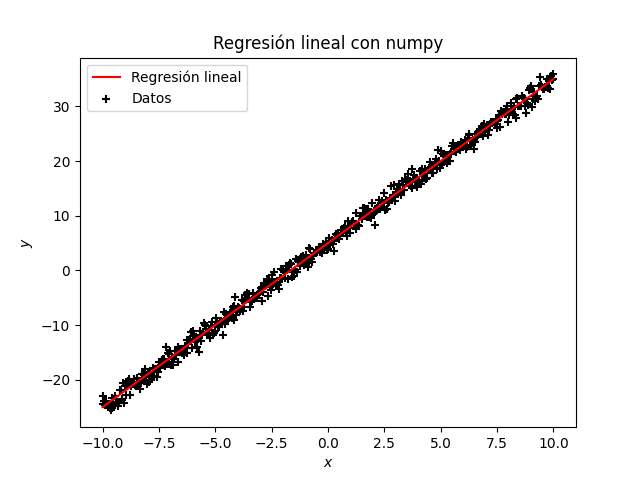

Reproduce this figure in Python.
#!/usr/bin/env python
# -*- coding: utf-8 -*-

import sys
import numpy as np
import time
import matplotlib.pyplot as plt

# Datos
archivo = sys.argv[1]
datos = np.genfromtxt(archivo, delimiter=',')

xs, ys = datos[:, 0], datos[:, 1]

# Medimos tiempo de inicio
start = time.time()


# Normalización de los datos
def normalizacion01(v):
    m, M = np.amin(v), np.amax(v)
    return (v - m) / (M - m)


xs_normal = normalizacion01(xs)
ys_normal = normalizacion01(ys)

# Representación matricial de los datos
X = np.column_stack((np.ones_like(xs_normal), xs_normal))
Y = ys_normal[:, np.newaxis]

# Inicialización de los parámetros a aprender
# Para mejorar el rendimiento del algoritmo se eligen dos puntos al azar
# dentro del conjunto de datos y se inicializan los parámetros tomando los
# de la recta que pasa por ellos.
W = np.array([0, 0])[:, np.newaxis]
# Índices aleatorios (distintos)
i0 = np.random.randint(0, len(xs_normal))
i1 = np.random.randint(0, len(xs_normal))
while i1 == i0:
    i1 = np.random.randint(0, len(xs_normal))
# Selección de puntos aleatorios
P0 = (xs_normal[i0], ys_normal[i0])
P1 = (xs_normal[i1], ys_normal[i1])
# Pendiente inicial
W[1] = (ys_normal[i0] - ys_normal[i1]) / (xs_normal[i0] - xs_normal[i1])
# Intersección inicial
W[0] = ys_normal[i0] - xs_normal[i0] * W[1]


# Error
def calcular_error(W, X, Y):
    Y_estimada = X @ W  # y^ = w0 + w1 x
    error = Y - Y_estimada
    return error


# Gradiente del Error Cuadrático Medio
def calcular_gradiente_ECM(W, X, error):
    gradiente = (-2/len(X)) * np.transpose(X) @ error
    return gradiente


# Tasa de aprendizaje y tolerancia al error
alpha = 1/2
tolerance = 1e-4

# Descenso por gradiente, bucle while
iteracion = 1
delta = 10 * tolerance
while delta >= tolerance:
    # Cálculo del descenso
    error = calcular_error(W, X, Y)
    gradiente = calcular_gradiente_ECM(W, X, error)
    siguiente_W = W - alpha * gradiente
    # Error Cuadrático Medio
    siguiente_delta = np.sum(abs(error)**2) / len(error)

    # Actualización
    iteracion += 1
    if siguiente_delta >= delta:
        # Reducir la tasa de aprendizaje
        alpha = alpha / 2
    delta = siguiente_delta
    W = siguiente_W

    # Informes
    if iteracion % 100 == 0:
        print(f"Iteración: {iteracion}. Error Cuadrático Medio: {delta}.")

    # En caso de estancarse
    if iteracion > 1e3:
        print('Interrumpiendo el bucle.')
        break

# Denormalización de los parámetros aprendidos
m_y, M_y = np.amin(ys), np.amax(ys)
w = np.array([0, 0])
w[0] = (M_y - m_y) * W[0] + m_y
w[1] = (M_y - m_y) * W[1]

# Calculamos la recta
ys_pred = w[0] + w[1] * xs_normal

# Medimos tiempo de finalización
end = time.time()
# Reportamos el tiempo
print(f"Tiempo de cómputo: {end - start}")

# Guardar los valores de la recta calculada
resultados = np.column_stack((xs, ys_pred))
np.savetxt('regresion_numpy.csv',
           resultados,
           delimiter=','
           )

# Informar los parametros de la regresion
print('Término constante:', w[0])
print('Pendiente:', w[1])
print('Error Cuadrático Medio:', delta) 

# Gráfica de los resultados
fig, ax = plt.subplots()

ax.scatter(xs, ys,
           label='Datos', marker='+', color='black')
ax.plot(xs, ys_pred,
        label='Regresión lineal', color='red')

ax.set_title('Regresión lineal con numpy')
ax.set_xlabel(r'$x$')
ax.set_ylabel(r'$y$')
plt.legend()

plt.savefig('regresion_numpy.png')
